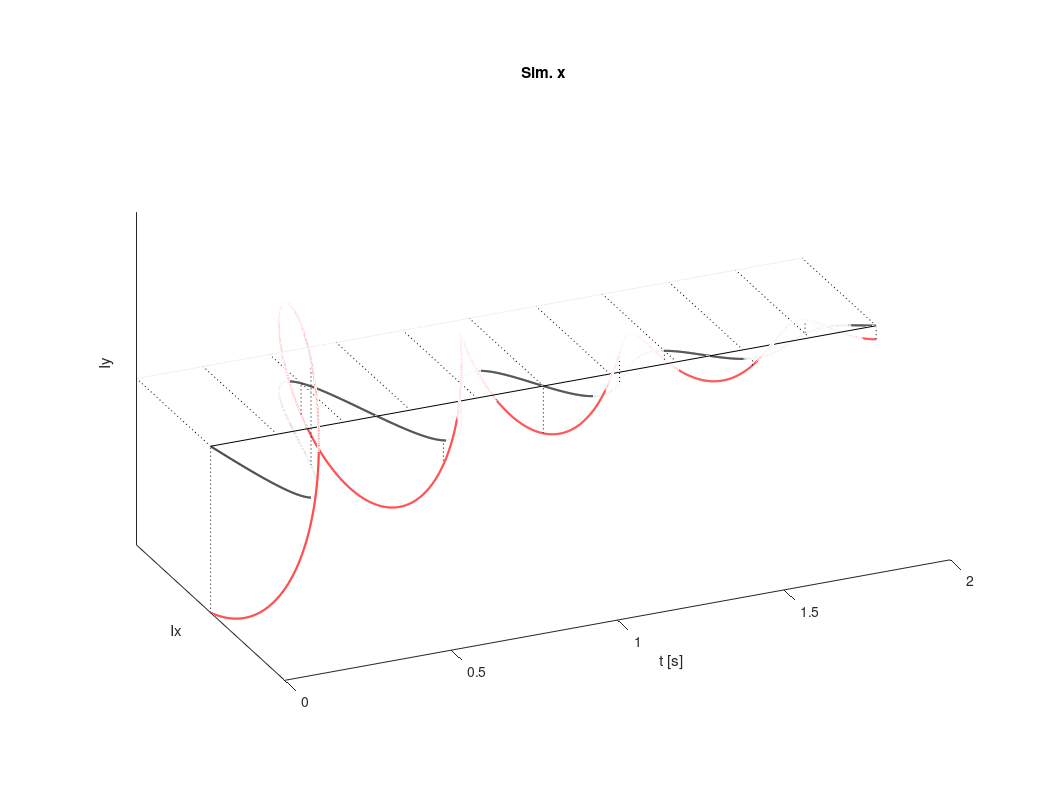
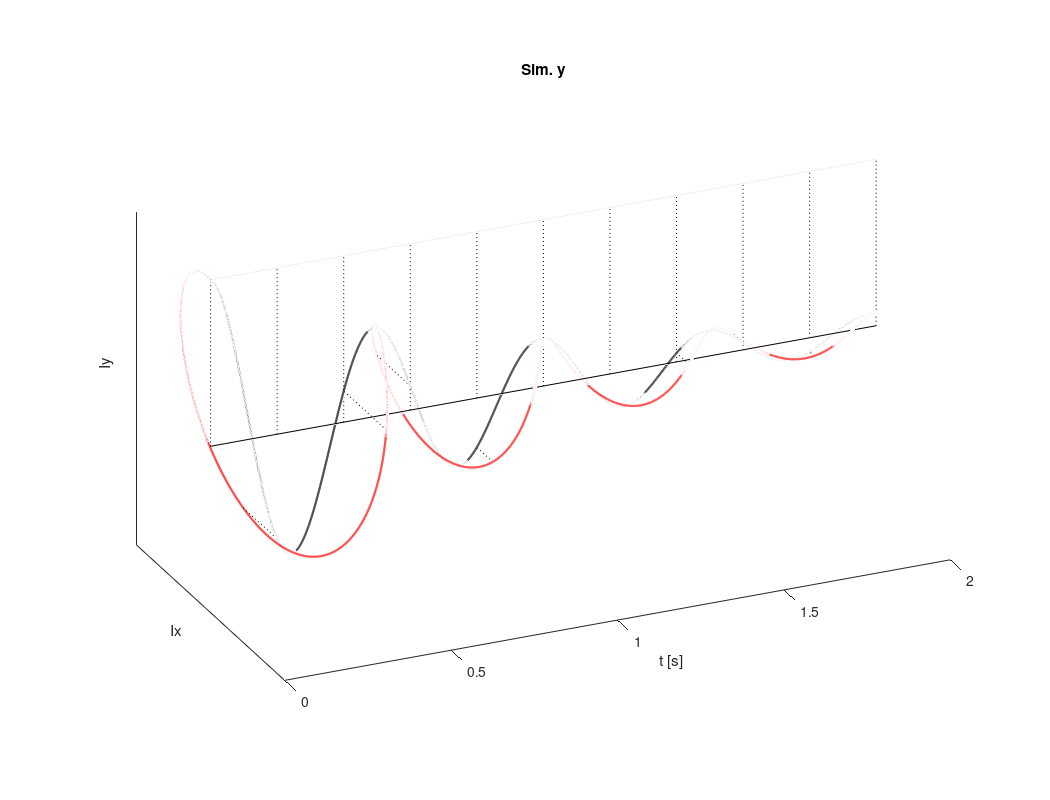

These figures' MATLAB source, in order:
clear all
detector_phase=[0];
main_ratio=1;

%for mainlooop=[-2:4]
for mainlooop=[0:1]
    %for mainlooop=[2]
    
    phi_an_orig=20;
    
    phase_in=0;
    dist_in_hz=0;
    erro_in_deg=0;
    add_text='';
    sw=5;
    dw=1/(1*sw);
    disp(['Dwell time = ' num2str(dw) '/n with n=1 or 2'])
    %t=0:dw:1000;
    %t=0:dw:10000-dw;
    ffac=1000;
    th=0:dw/(2*ffac):2+dw/(2*ffac);
    
    t=th(1:2:end);
    lb=1/5;%1/2
    listpos=1:ffac:size(t,2);
    
    
    %nu=[2.01321321 ];
    amp=[1 0.1 0.1 0.1 0.5];
    height=[0.99 0.9 0.5 ];
    height=[0.99 0.9 ];
    heightfirst=[ 0.5 0.1 0.02  ];
    heightfirstd=[ 0.1 0.02 ];
    
    %%sim td complex points
    % fid_sim= (main_ratio)*exp(j*2*pi*((t )*nu)).*exp(-t*2*pi*lb);
    %%seq td*2 real points
    fid_full=(0)*th;
    nu=[5 -5 -2 1 9.5];
    nu=[-1.13];
    nu=[-2];%from -sw/2 to sw/2
    nurref=-sw/2;
    if mainlooop==1
        ti_txt='Sim. y';
        
        nuref=[nurref]*0;
        fid_ref=fid_full+exp(0*pi/2+1i*2*pi*((th)*nuref));%.*exp(-th*2*pi*lb);
        fid_ref=fid_ref(1:2:end);% 1, 3, 5...
    end
    if mainlooop==0
        ti_txt='Sim. x';
        nuref=[nurref]*0;
        fid_ref=fid_full+exp(1i*(pi/2+2*pi*((th)*nuref)));%.*exp(-th*2*pi*lb);
        fid_ref=fid_ref(1:2:end);% 1, 3, 5...
    end
    
    if mainlooop==2
        ti_txt='Redfield ';
        
        nuref=[nurref]*1;
        fid_ref=fid_full+exp(1i*(1*pi/2+2*pi*((th)*nuref)));%.*exp(-th*2*pi*lb);
    end
    if mainlooop==3
        ti_txt='Redfield unwinded';
        
        nuref=[0]*0000000;
        nu=nu-[ nurref];
        fid_ref=fid_full+exp(1i*(1*pi/2+2*pi*((th)*nuref)));%.*exp(-th*2*pi*lb);
    end
    if mainlooop==4
        ti_txt='Single channel -0.125 Hz shift';
        
        nuref=-0.125;
        fid_ref=fid_full+exp(1i*(1*pi/2+2*pi*((th)*nuref)));%.*exp(-th*2*pi*lb);
    end
    if mainlooop==-1
        ti_txt='Sim y -0.125 Hz shift';
        
        nuref=-0.125;
        fid_ref=fid_full+exp(1i*(000*pi/2+2*pi*((th)*nuref)));%.*exp(-th*2*pi*lb);
        fid_ref=fid_ref(1:2:end);% 1, 3, 5...
        
    end
    if mainlooop==-2
        ti_txt='Sim x -0.125 Hz shift';
        
        nuref=-0.125;
        fid_ref=fid_full+exp(1i*(1*pi/2+2*pi*((th)*nuref)));%.*exp(-th*2*pi*lb);
        fid_ref=fid_ref(1:2:end);% 1, 3, 5...
        
    end
    nu_shifted=nu+sw/2;%list of frequ all positive for "qf"
    for loo_spi=1:size(nu,2)
        fid_full=fid_full+amp(1,loo_spi)*exp(1i*2*pi*((th)*nu(1,loo_spi))).*exp(-th*2*pi*lb);
    end
    fid_full=(fid_full*exp(1i*detector_phase/180*pi));
    fid_full_shfited=0*fid_full;
    for loo_spi=1:size(nu_shifted,2)
        fid_full_shfited=fid_full_shfited+amp(1,loo_spi)*exp(1i*2*pi*((th)*nu_shifted(1,loo_spi))).*exp(-th*2*pi*lb);
    end
    fid_full_shfited=real(fid_full_shfited*exp(1i*detector_phase/180*pi));
    
    fid_sim=fid_full(1:2:end);% 1, 3, 5...
    fid_seq= 0*fid_full;
    %  figure(1111);clf;plot(real(phase_in));dfasdf
    
    %mamip to get seq data algebra (phase 90)
    %     skip_detail=1;
    %     if skip_detail==0,
    %         for cursor=1:size(fid_full,2),
    %             if mod(cursor-1,4)==0,
    %                 fid_seq(cursor)=+real(fid_full(1,cursor));
    %             end
    %             if mod(cursor-1,4)==1,
    %                 fid_seq(cursor)=+imag(fid_full(1,cursor));
    %             end
    %             if mod(cursor-1,4)==2,
    %                 fid_seq(cursor)=-real(fid_full(1,cursor));
    %             end
    %             if mod(cursor-1,4)==3,
    %                 fid_seq(cursor)=-imag(fid_full(1,cursor));
    %             end
    %         end
    %     else
    %same as above, but using phase
    phi_an=(-90-phi_an_orig)/180*pi;%normally for qseq, tppi, refield: phi_an=pi/2;
    phases_pt=0:size(fid_seq,2)-1;
    phases=phi_an*phases_pt;
    fid_seq_shifted=real(fid_full.*exp(-1i*phases));
    
    phi_an=(-90-0)/180*pi;%normally for qseq, tppi, refield: phi_an=pi/2;
    phases_pt=0:size(fid_seq,2)-1;
    phases=phi_an*phases_pt;
    fid_seq=real(fid_full.*exp(-1i*phases));
    
    
    fid_seq_qf=real(fid_full_shfited);
    figure(2);clf;
    % plot3(t,imag(fid_sim),real(fid_sim),'b-','linewidth',1.5);hold on
    if mainlooop==0
        plot3(t,imag(fid_sim),-real(fid_sim),'r-','linewidth',1.5);hold on
    end
   if mainlooop==1
        plot3(t,-imag(fid_sim),real(fid_sim),'r-','linewidth',1.5);hold on
    end
  
plot3([min(t) max(t) ],[0 0],[0 0],'k-');hold on
if mainlooop>=2
    plot3(th,imag(fid_ref),real(fid_ref),'k:');hold on
    for_quad_pt=1:ffac/2:size(th,2)/2;
    fid_ref=fid_ref(1:2:end);
    
else
    plot3(t,imag(fid_ref),real(fid_ref),'k:');hold on
    for_quad_pt=1:ffac:size(th,2)/2;
    
end
%
% for for_quad_pt2=for_quad_pt
%     for_quad_pt2
%     plot3([for_quad_pt2],[,for_quad_pt2*0],[for_quad_pt2*0],'.')
%         plot3([t(for_quad_pt2) t(for_quad_pt2)],[0 imag(fid_sim(for_quad_pt2))],[0 real(fid_sim(for_quad_pt2))],'k-')
%
%     plot3([t(for_quad_pt2) t(for_quad_pt2)],[0 imag(fid_sim(for_quad_pt2))],[0 t(for_quad_pt2)*0],'g-')
%     plot3([t(for_quad_pt2) t(for_quad_pt2)],[0 t(for_quad_pt2)*0],[0 real(fid_sim(for_quad_pt2))],'r-')
% end
sp=imag(fid_ref()).*imag(fid_sim())+real(fid_ref()).*real(fid_sim());

plot3(t,sp.* imag(fid_ref),sp.* real(fid_ref),'k-','linewidth',1.5)

for for_quad_pt2=for_quad_pt
    plot3([t(for_quad_pt2) t(for_quad_pt2)],[-imag(fid_ref(for_quad_pt2))*000000 imag(fid_ref(for_quad_pt2))],[-real(fid_ref(for_quad_pt2))*000000 real(fid_ref(for_quad_pt2))],'k:')
    sp=imag(fid_ref(for_quad_pt2))*imag(fid_sim(for_quad_pt2))+real(fid_ref(for_quad_pt2))*real(fid_sim(for_quad_pt2));
    v1=imag(fid_ref(for_quad_pt2))*imag(fid_ref(for_quad_pt2))+real(fid_ref(for_quad_pt2))*real(fid_ref(for_quad_pt2));
    v2=imag(fid_sim(for_quad_pt2))*imag(fid_sim(for_quad_pt2))+real(fid_sim(for_quad_pt2))*real(fid_sim(for_quad_pt2));
    if sp<0 sii=-1;else sii=1;end
    %  sp=sii*sqrt(sp*sii)/(sqrt(v1)*sqrt(v2));
    sp=(sp)/((v1));
    
    angr=acos(sp)*sii;
    angi=cos(angr);
    anga=sin(angr);
    %%% plot3([t(for_quad_pt2) t(for_quad_pt2)],sp*[0 imag(fid_ref(for_quad_pt2))],sp*[0 real(fid_ref(for_quad_pt2))],'k-')
    if mainlooop==0
        
        plot3([t(for_quad_pt2) t(for_quad_pt2)],[imag(fid_sim(for_quad_pt2)) sp*imag(fid_ref(for_quad_pt2))],-[real(fid_sim(for_quad_pt2)) sp*real(fid_ref(for_quad_pt2))],'k:')
    end
    if mainlooop==1
        
        plot3([t(for_quad_pt2) t(for_quad_pt2)],-[imag(fid_sim(for_quad_pt2)) sp*imag(fid_ref(for_quad_pt2))],[real(fid_sim(for_quad_pt2)) sp*real(fid_ref(for_quad_pt2))],'k:')
    end
    % plot3([t(for_quad_pt2) t(for_quad_pt2)],anga*[0 imag(fid_ref(for_quad_pt2))],anga*[0 real(fid_ref(for_quad_pt2))],'r--')
    
    %
    %     plot3([t(for_quad_pt2) t(for_quad_pt2)],[0 imag(fid_sim(for_quad_pt2))],[0 t(for_quad_pt2)*0],'g-')
    %     plot3([t(for_quad_pt2) t(for_quad_pt2)],[0 t(for_quad_pt2)*0],[0 real(fid_sim(for_quad_pt2))],'r-')
    
end
view([-24 24])
%view([0 0])
axis([0 max(t) -1 1 -1 1]);
pbaspect([2 1 1])



%
%
% fid_sim(1)=fid_sim(1)/2;
% fid_seq(1)=fid_seq(1)/2;
% fid_seq_shifted(1)=fid_seq_shifted(1)/2;
% fid_seq_qf(1)=fid_seq_qf(1)/2;
%
%
%
% spectrum0=fftshift(fft((fid_sim)))*exp(-1i*detector_phase/180*pi);
% spectrum1=(fft((fid_seq)))*exp(-1i*detector_phase/180*pi);
% spectrumqf=(fft((fid_seq_qf)))*exp(-1i*detector_phase/180*pi);
% spectrum1_shifted=(fft((fid_seq_shifted)))*exp(-1i*detector_phase/180*pi);
% %keep second part
% %spectrum1=spectrum1(:,size(spectrum1,2)/2+1:end);
%
% phi_an=2*(90-0)/180*pi;%normally for qseq, tppi, refield: phi_an=pi/2;
% phases_pt=0:size(fid_sim,2)-1;
% phases=phi_an*phases_pt;
% fid_simt=(fid_sim.*exp(-j*phases));
% spectrum2=(fft((fid_simt)))*exp(-1i*detector_phase/180*pi);
%
%
% phi_an=2*(90-phi_an_orig)/180*pi;%normally for qseq, tppi, refield: phi_an=pi/2;
% phases_pt=0:size(fid_sim,2)-1;
% phases=phi_an*phases_pt;
% fid_sim=(fid_sim.*exp(-j*phases));
% spectrum2_shifted=(fft((fid_sim)))*exp(-1i*detector_phase/180*pi);
%
%
% % top=max(max(abs(spectrum)));
% % spectrum=spectrum/top;
% incsw=sw/size(t,2);
%
% scale=-sw/2+incsw/2:incsw :sw/2-incsw/2;
% scale1=-sw/2+incsw/2:incsw :3*sw/2-incsw/2;
%
%
%
% where_projy=sw/2;
% where_projx=-1;
%
% %plot3(where_projy+0*scale,imag(spectrum),real(spectrum),'k-'); hold on
% off_fig0=-18;
% off_fig1=2*off_fig0;
% off_fig2=3*off_fig0;
% off_fig3=4*off_fig0;
% off_fig4=5*off_fig0;
% off_figm=off_fig0;
% spacce=off_fig0;
% off_fig0=0;
%
% cur_f=figure(1);clf;
%
% for loop=1:6,
%     if loop==2,
%         plot(10*[1 1],spacce*(loop-1)+[0 -spacce-3],'k-'); hold on
%     else
%         plot(0*[1 1],spacce*(loop-1)+[0 -spacce-3],'k-'); hold on
%
%     end
% end
% plot(scale,off_fig0+real(spectrum0),'k-'); hold on
%
% pos_x_text=-9.5;pos_y=15;
%
% text(pos_x_text,off_fig0+pos_y,'sim')
% plot(scale1,off_fig1+real(spectrum1),'k-'); hold on
% text(pos_x_text,off_fig1+pos_y,'seq')
%
% plot(scale1,off_figm+real(spectrumqf),'k-'); hold on
% text(pos_x_text,off_figm+pos_y,'QF')
%
% plot(scale1,off_fig3+real(spectrum1_shifted),'k-'); hold on
% text(pos_x_text,off_fig3+pos_y,'Shifted seq')
%
% plot(scale,off_fig2+real(spectrum2),'k-'); hold on
% text(pos_x_text,off_fig2+pos_y,'sim-TPPI')
%
%
% plot(scale,off_fig4+real(spectrum2_shifted),'k-'); hold on
% text(pos_x_text,off_fig4+pos_y,'Shifted sim-TPPI')


title(ti_txt,'interpreter','none')
set(gcf,'color','w');

set(gca,'ytick',[])
ylabel('Ix');
set(gca,'ztick',[])
zlabel('Iy');
xlabel('t [s]');

cur_f.Units='centimeters';
cur_f.Position=[30 30 16 10];
cur_f.Position=[30 30 8 5];


orient landscape
print('-depsc','-tiff','-r600',[ 'Fig_demo_red_'  num2str(mainlooop) '.eps']);%here

end
